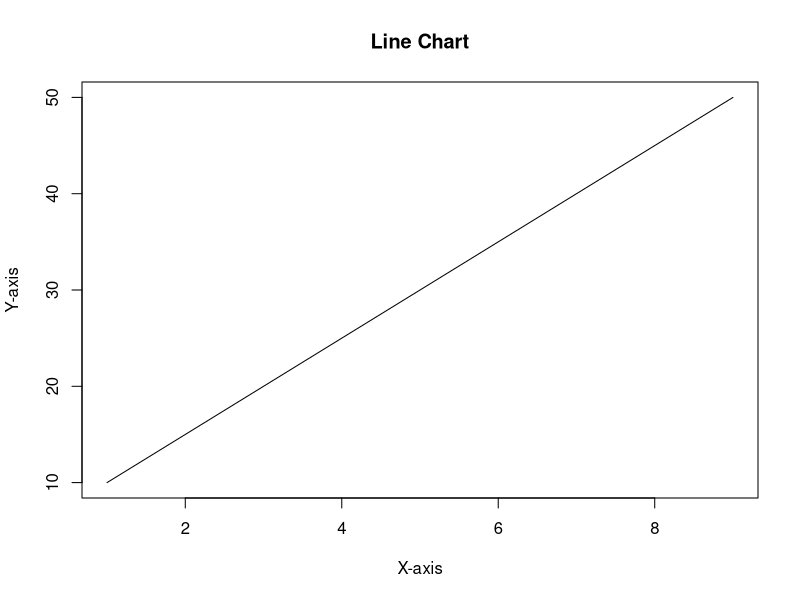
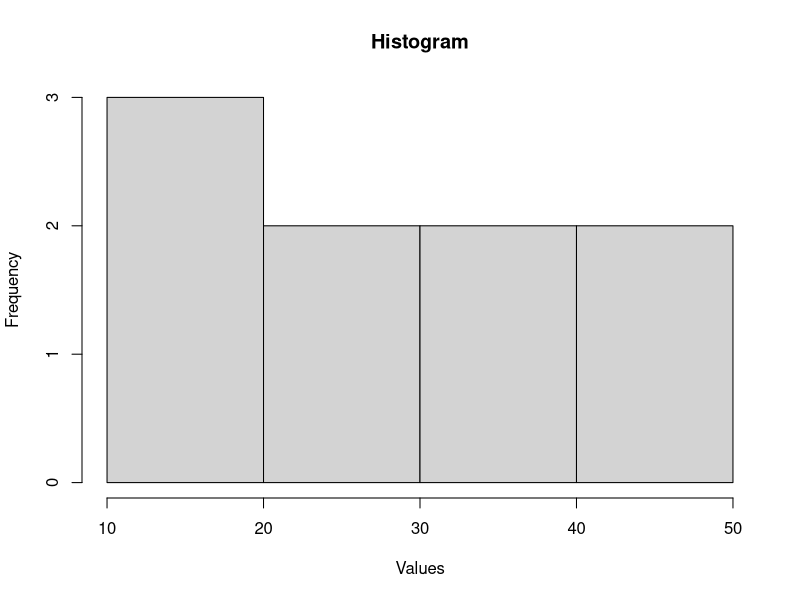
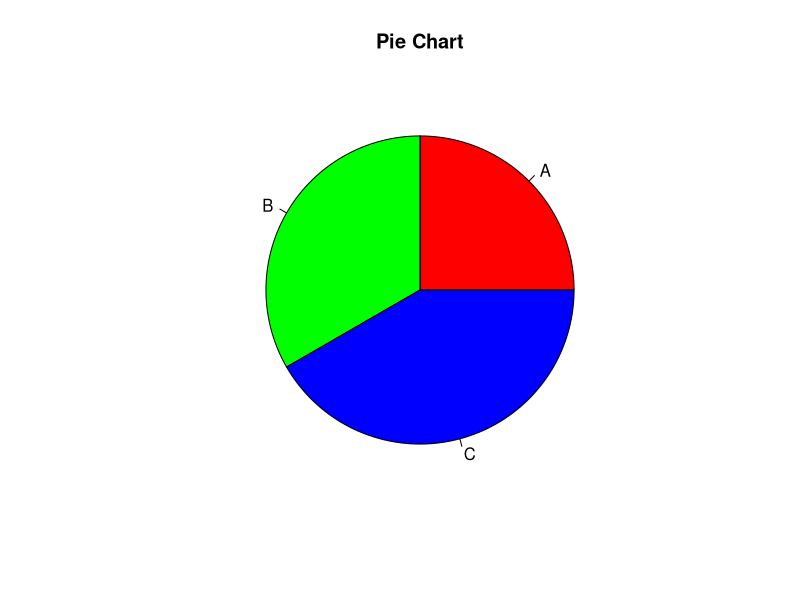
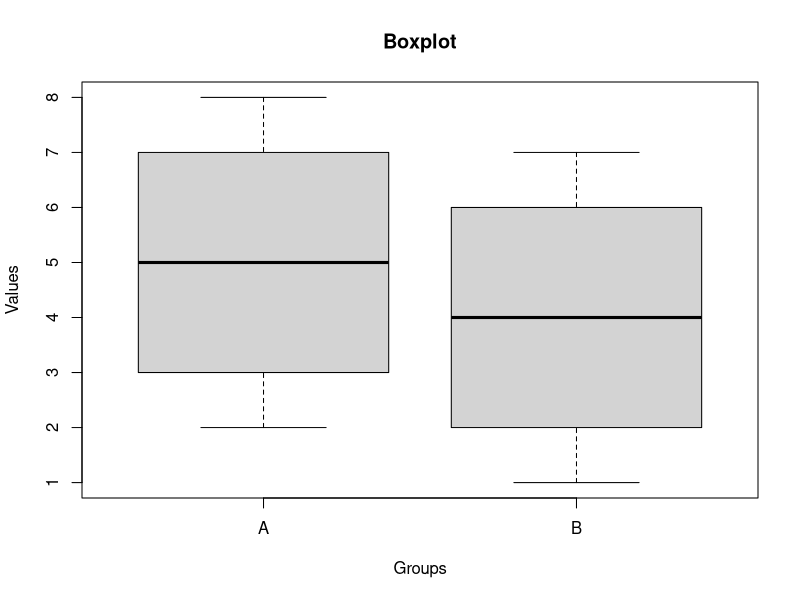
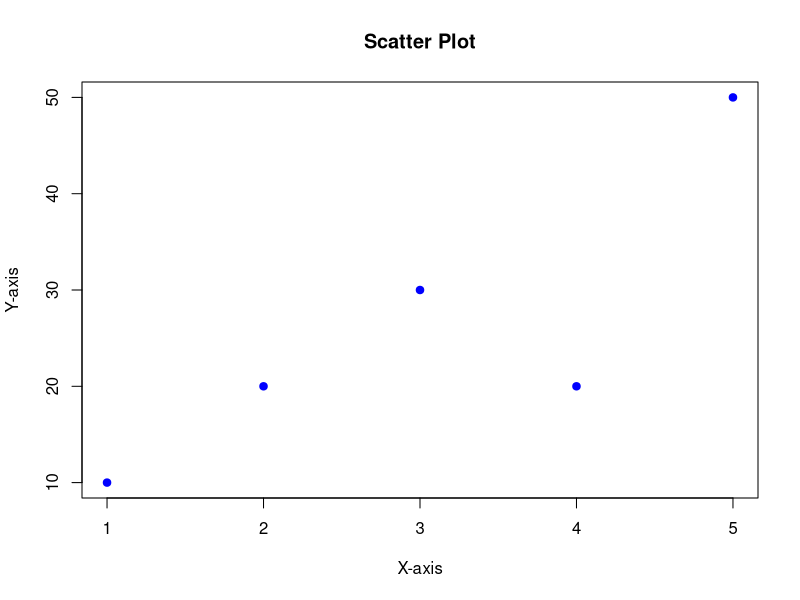

Write the R code that produced these figures, in order.
# Write a R program for any visual representation of an object withcreating graphs using graphic functions: Plot(), Hist(), Linechart(),Pie(), Boxplot(), Scatter plots().

# Creating a vector of data
data <- c(10, 15, 20, 25, 30, 35, 40, 45, 50)
# Plotting a line chart
plot(data, type = "l", main = "Line Chart", xlab = "X-axis", ylab = "Y-axis")# Creating a histogram
hist(data, main = "Histogram", xlab = "Values", ylab = "Frequency")# Creating a pie chart
categories<-c("A", "B", "C")
values<-c(30, 40, 50)
pie(values, labels=categories, main = "Pie Chart", col=c("red", "green",
"blue"))
# Creating a boxplot
data<-list(A=c(2, 4, 6, 8), B=c(1, 3, 5, 7))
boxplot(data, main = "Boxplot", xlab="Groups", ylab = "Values")
# Creating a scatter plot
x <- c(1, 2, 3, 4, 5)
y <- c(10, 20, 30, 20, 50)
plot(x, y, pch=19, col="blue", main = "Scatter Plot", xlab = "X-axis", ylab ="Y-axis")



#output:Graph